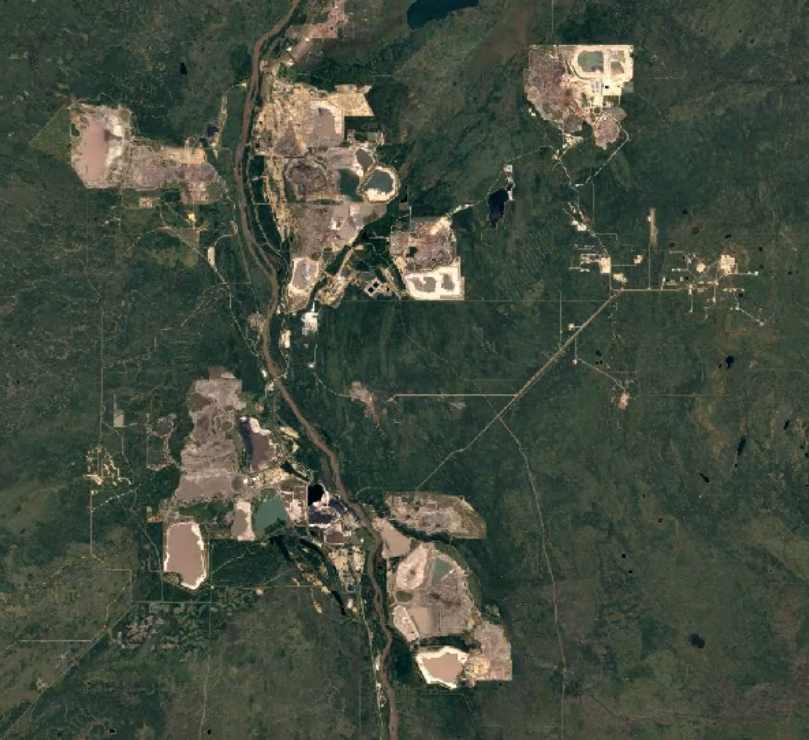
%> input picture final/images/alberta/mining_2020.png, 809 x 740 px
$ octave dbscan_all.m   (GNU Octave 9; MATLAB toolbox functions it lacks are replaced by stand-ins)
%> lines starting %> are read from the running program, lines starting %| are printed output that depends on the picture

dbscan_mine("images/alberta/mining_2020.png", "dbscan_plots/alberta.png", 0.055, 40);
% [6 lines not run here, left out]
function dbscan_mine(filename, savefile, eps, minpts)
%> called with filename = 'images/alberta/mining_2020.png', savefile = 'dbscan_plots/alberta.png', eps = 0.055, minpts = 40

    im = imread(filename);
%> im is the input picture: size 740x809x3 uint8; mean R, G, B 68.1, 76.1, 62.1
    img = imresize(im, 0.5);
    figure(1);
    imshow(img)
    img = im2double(img);
%> img: size 370x405x3 double
    size(img)
%> ans = [370 405 3]

    hsv = rgb2hsv(img);
%> hsv: size 370x405x3 double; mean H, S, V 0.291, 0.248, 0.309
    h = hsv(:,:,1);
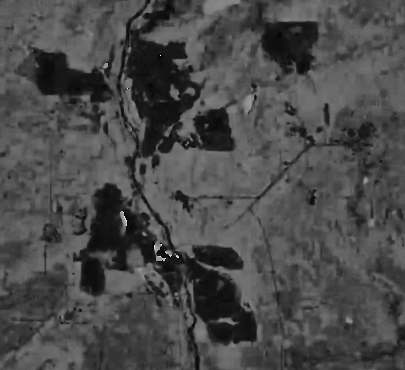
%> h: size 370x405 double; min 0, max 0.986, mean 0.291
    h = reshape(h.',1,[]);
    s = hsv(:,:,2);
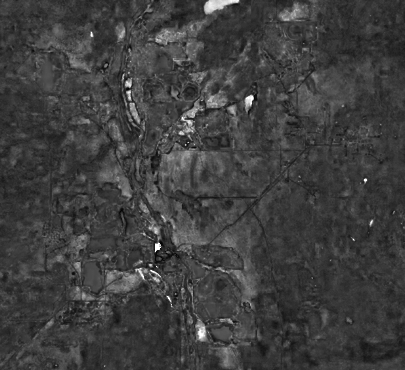
%> s: size 370x405 double; min 0, max 1, mean 0.248
    s = reshape(s.',1,[]);
    v = hsv(:,:,3);
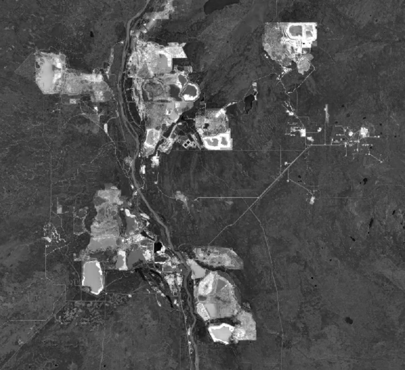
%> v: size 370x405 double; min 0.00392, max 1, mean 0.309
    v = reshape(v.',1,[]);

    x = 1:size(img, 2);
%> x = 405 values from 1 to 405
    x = repmat(x, size(img, 1), 1);
    x = reshape(x.',1,[]);

    y = transpose(1:size(img, 1));
%> y = 370 values from 1 to 370
    y = repmat(y, 1, size(img, 2));
    y = reshape(y.',1,[]);

    h_scale = h/max(h);
    s_scale = s/max(s);
    v_scale = v/max(v);
    x_scale = x/max(x);
    y_scale = y/max(y);

    data = [h_scale; s_scale; v_scale; x_scale; y_scale]';

%> (the run ends here)

$ run again, with final/images/alberta/mining_1984.png copied over final/images/alberta/mining_2020.png
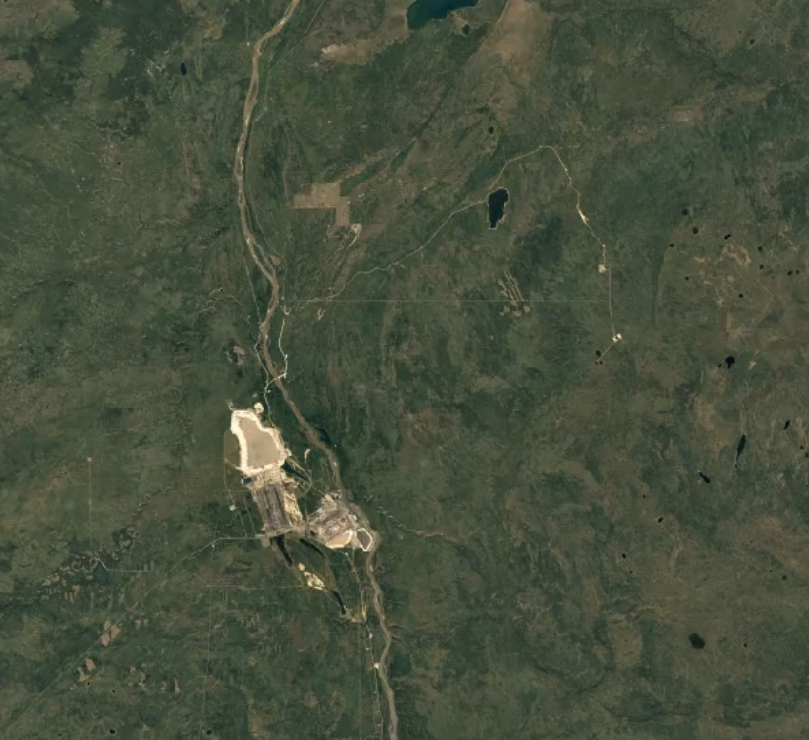
%> input picture final/images/alberta/mining_1984.png, 809 x 740 px
%> in dbscan_mine, im is the input picture: size 740x809x3 uint8; mean R, G, B 71.1, 79.4, 59.9
%> hsv: size 370x405x3 double; mean H, S, V 0.243, 0.251, 0.313
%> in dbscan_mine, `s = hsv(:,:,2);`:
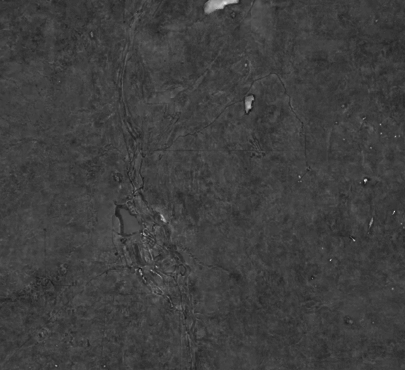
%> s: size 370x405 double; min 0.0741, max 0.907, mean 0.251
%> in dbscan_mine, `v = hsv(:,:,3);`:
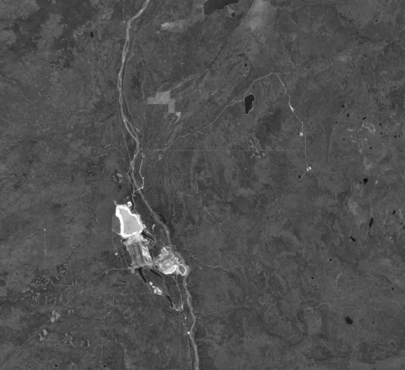
%> v: size 370x405 double; min 0.051, max 1, mean 0.313

$ run again, with final/images/alberta/mining_1985.png copied over final/images/alberta/mining_2020.png
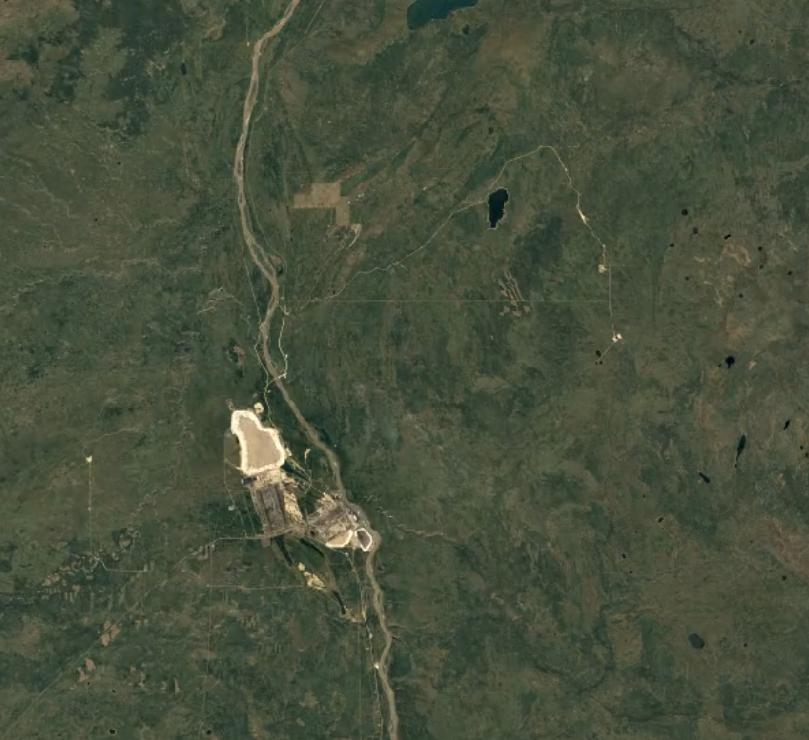
%> input picture final/images/alberta/mining_1985.png, 809 x 740 px
%> in dbscan_mine, im is the input picture: size 740x809x3 uint8; mean R, G, B 71.3, 79.8, 60
%> hsv: size 370x405x3 double; mean H, S, V 0.243, 0.254, 0.314
%> in dbscan_mine, `s = hsv(:,:,2);`:
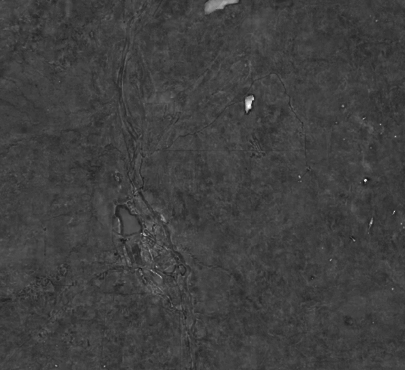
%> s: size 370x405 double; min 0.09, max 1, mean 0.254
%> in dbscan_mine, `v = hsv(:,:,3);`:
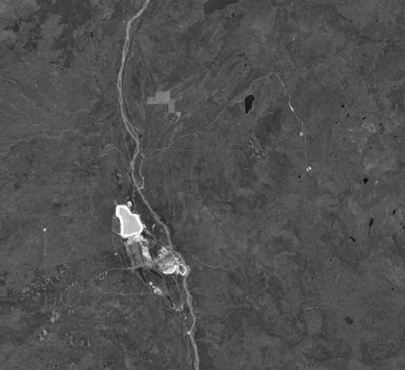
%> v: size 370x405 double; min 0.0314, max 1, mean 0.314
